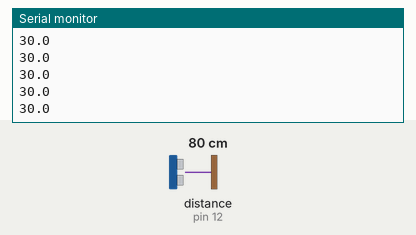
A sketch run on a simulated Arduino Uno, built with avr-gcc and run on an emulated ATmega328P. Shown: the last lines printed to the serial monitor. Wiring (inferred from the names in the program): ultrasonic range finder: trigger pin 13; echo pin 12. The test bench sets the inputs (shaded band); at power-on: distance to the obstacle (sensor on pin 12) 80 cm. The echo pulse lasts 58.3 µs per cm.

Above: at 1.2 s.
1.3 s: distance to the obstacle (sensor on pin 12) set to 2 cm
At 1.35 s:
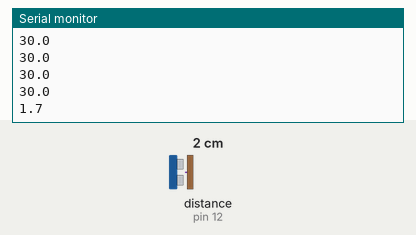
2.8 s: distance to the obstacle (sensor on pin 12) set to 4 cm
At 2.82 s:
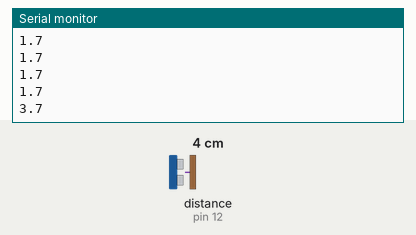
Timing chart, 0 to 5.8 s (numbered marks = the images above; inputs shaded):
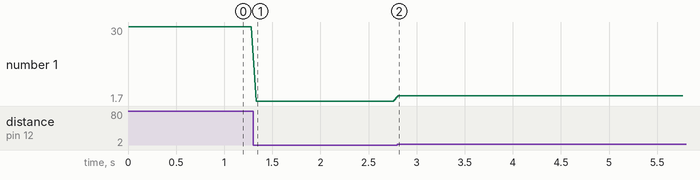

The sketch:

ultrasonic_controller.ino
```cpp
// ─── Ultrasonic Sensor Controller ────────────────────────────────────────────
// HC-SR04: TRIG=13, ECHO=12
// Serial 9600baud → 거리(cm) 전송, 범위 0.0~30.0
// ─────────────────────────────────────────────────────────────────────────────

const int TRIG_PIN = 13;
const int ECHO_PIN = 12;

float lastValidDist = 15.0;   // 측정 실패 시 사용할 기본값 (가운데)

void setup() {
  Serial.begin(9600);
  pinMode(TRIG_PIN, OUTPUT);
  pinMode(ECHO_PIN, INPUT);
  digitalWrite(TRIG_PIN, LOW);
}

void loop() {
  // 트리거 펄스 발사
  digitalWrite(TRIG_PIN, LOW);
  delayMicroseconds(2);
  digitalWrite(TRIG_PIN, HIGH);
  delayMicroseconds(10);
  digitalWrite(TRIG_PIN, LOW);

  // 에코 수신 (30ms timeout → 약 510cm 이상이면 0 반환)
  long duration = pulseIn(ECHO_PIN, HIGH, 30000);

  float distance;
  if (duration == 0) {
    // 측정 실패 → 마지막 유효 값 유지
    distance = lastValidDist;
  } else {
    distance = duration * 0.034 / 2.0;
    distance = constrain(distance, 0.0, 30.0);
    lastValidDist = distance;
  }

  // 소수점 1자리로 전송 (예: "14.3\n")
  Serial.println(distance, 1);

  delay(50);   // 20Hz 업데이트
}
```

Measured:
- after the input at 1.3 s, the serial monitor: prints a new line at once (image 1)
- after the input at 2.8 s, the serial monitor: prints a new line at once (image 2)
- plotted number 1: 30 → 1.7 after the input at 1.3 s, 1.7 → 3.7 after the input at 2.8 s
